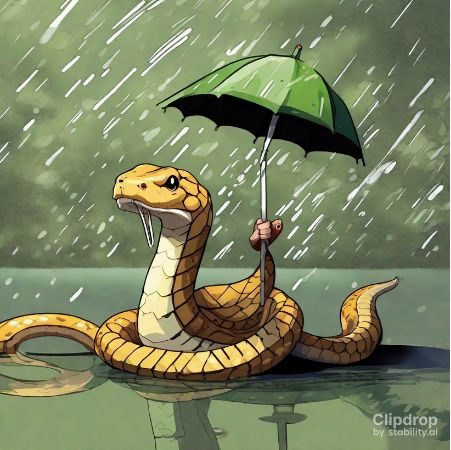
#> input picture Operations and Miscelaneous/Imagen_1.jpg, 451 x 450 px
$ python AddUp_images.py
#> lines starting #> are read from the running program, lines starting #| are printed output that depends on the picture; pictures that were not available may be replaced by others from this repository, and a replacement may not be noted
#SUMAR IMAGENES
import numpy as np
import cv2

ima_1 = cv2.imread("Imagen_1.jpg")
#> ima_1 is the input picture: shape (450, 451, 3); mean B, G, R 96.3, 130.2, 121.7
ima_1_res = cv2.resize(ima_1,(500,500))
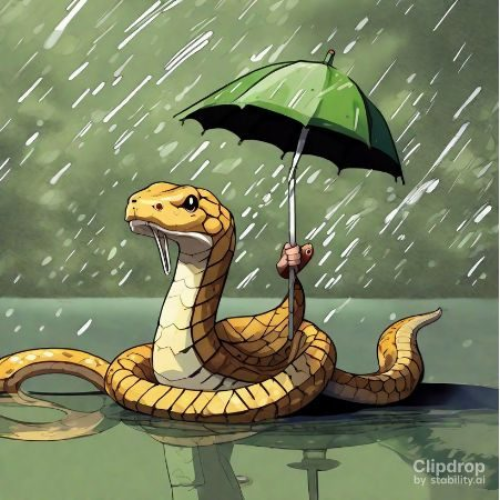
#> ima_1_res: shape (500, 500, 3); mean B, G, R 96.2, 130.1, 121.6
ima_2 = cv2.imread("imagen_2.jpg")
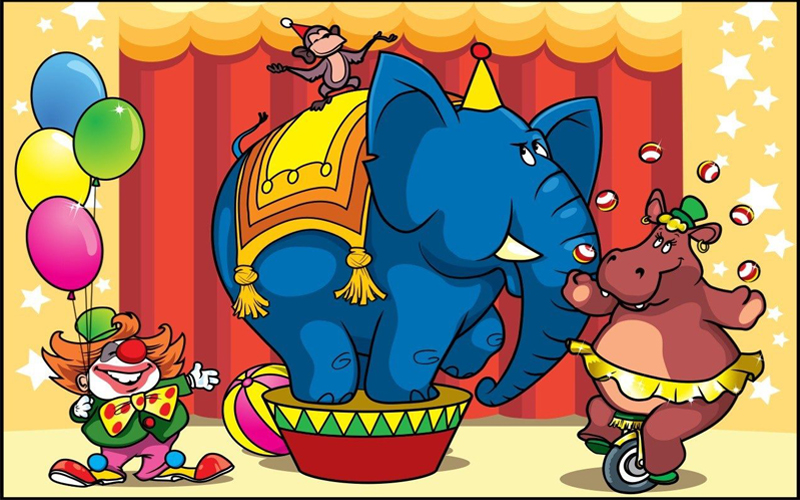
#> input picture Operations and Miscelaneous/1.jpg, 800 x 500 px, given in place of imagen_2.jpg, which was not available
#> ima_2 is the input picture: shape (500, 800, 3); mean B, G, R 100.1, 130.3, 159.9
ima_2_res = cv2.resize(ima_2,(500,500))
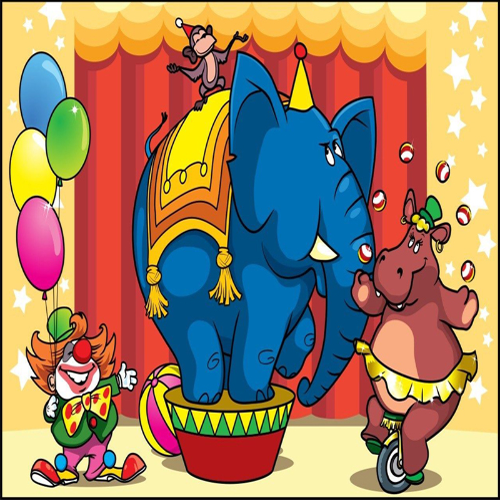
#> ima_2_res: shape (500, 500, 3); mean B, G, R 100.1, 130.2, 159.8
M , N , L = ima_1_res.shape
#> M = 500; N = 500; L = 3

alfa = 0.5
beta = 0.5
ImagenSuma = np.zeros((M,N,L), np.uint8)
for M2 in range(M):
    for N2 in range(N):
        for L2 in range(L):
            #valor = alfa * ima_1_res[M2, N2, L2] + beta * ima_2_res[M2, N2, L2]
            #valor = (ima_1_res[M2,N2,L2]+ima_2_res[M2,N2,L2])*alfa
            valor = ima_1_res[M2, N2, L2]/2 + ima_2_res[M2, N2, L2]/2
            if valor > 255:
                valor = 255
            else:
                int(valor)
            ImagenSuma[M2,N2,L2] = valor
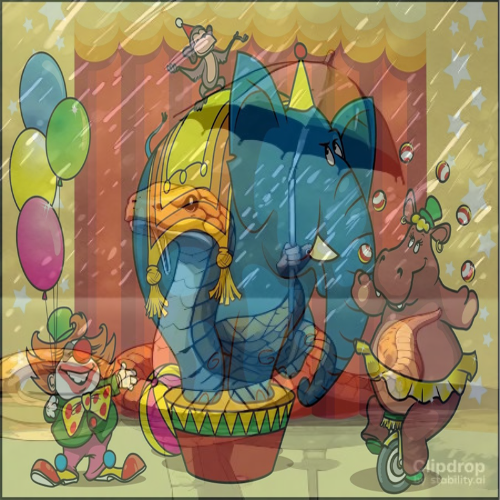
#> ImagenSuma: shape (500, 500, 3); mean B, G, R 97.9, 129.9, 140.5

cv2.imshow("ImagenSumada", ImagenSuma)
cv2.waitKey(0) #Espera una tecla
cv2.destroyAllWindows() #Finaliza procesos"""
